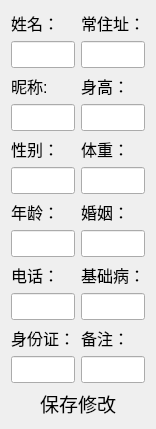
                  <widget class="QWidget" name="scrollAreaWidgetContents_7">
                   <property name="geometry">
                    <rect>
                     <x>0</x>
                     <y>0</y>
                     <width>152</width>
                     <height>390</height>
                    </rect>
                   </property>
                   <layout class="QGridLayout" name="gridLayout_11">
                    <item row="0" column="0">
                     <widget class="QLabel" name="label_131">
                      <property name="minimumSize">
                       <size>
                        <width>0</width>
                        <height>0</height>
                       </size>
                      </property>
                      <property name="baseSize">
                       <size>
                        <width>0</width>
                        <height>0</height>
                       </size>
                      </property>
                      <property name="font">
                       <font>
                        <pointsize>12</pointsize>
                       </font>
                      </property>
                      <property name="text">
                       <string>姓名：</string>
                      </property>
                     </widget>
                    </item>
                    <item row="0" column="1">
                     <widget class="QLabel" name="label_132">
                      <property name="minimumSize">
                       <size>
                        <width>0</width>
                        <height>16</height>
                       </size>
                      </property>
                      <property name="maximumSize">
                       <size>
                        <width>16777215</width>
                        <height>20</height>
                       </size>
                      </property>
                      <property name="baseSize">
                       <size>
                        <width>0</width>
                        <height>0</height>
                       </size>
                      </property>
                      <property name="font">
                       <font>
                        <pointsize>12</pointsize>
                       </font>
                      </property>
                      <property name="text">
                       <string>常住址：</string>
                      </property>
                     </widget>
                    </item>
                    <item row="1" column="0">
                     <widget class="QLineEdit" name="username_lineEdit">
                      <property name="enabled">
                       <bool>true</bool>
                      </property>
                      <property name="minimumSize">
                       <size>
                        <width>0</width>
                        <height>0</height>
                       </size>
                      </property>
                      <property name="baseSize">
                       <size>
                        <width>0</width>
                        <height>0</height>
                       </size>
                      </property>
                      <property name="font">
                       <font>
                        <pointsize>12</pointsize>
                       </font>
                      </property>
                     </widget>
                    </item>
                    <item row="1" column="1">
                     <widget class="QLineEdit" name="address_lineEdit">
                      <property name="enabled">
                       <bool>true</bool>
                      </property>
                      <property name="minimumSize">
                       <size>
                        <width>0</width>
                        <height>0</height>
                       </size>
                      </property>
                      <property name="baseSize">
                       <size>
                        <width>0</width>
                        <height>0</height>
                       </size>
                      </property>
                      <property name="font">
                       <font>
                        <pointsize>12</pointsize>
                       </font>
                      </property>
                     </widget>
                    </item>
                    <item row="2" column="0">
                     <widget class="QLabel" name="label_136">
                      <property name="minimumSize">
                       <size>
                        <width>0</width>
                        <height>0</height>
                       </size>
                      </property>
                      <property name="baseSize">
                       <size>
                        <width>0</width>
                        <height>0</height>
                       </size>
                      </property>
                      <property name="font">
                       <font>
                        <pointsize>12</pointsize>
                       </font>
                      </property>
                      <property name="text">
                       <string>昵称:</string>
                      </property>
                     </widget>
                    </item>
                    <item row="2" column="1">
                     <widget class="QLabel" name="label_128">
                      <property name="font">
                       <font>
                        <pointsize>12</pointsize>
                       </font>
                      </property>
                      <property name="text">
                       <string>身高：</string>
                      </property>
                     </widget>
                    </item>
                    <item row="3" column="0">
                     <widget class="QLineEdit" name="nick_name_lineEdit">
                      <property name="enabled">
                       <bool>true</bool>
                      </property>
                      <property name="minimumSize">
                       <size>
                        <width>0</width>
                        <height>0</height>
                       </size>
                      </property>
                      <property name="baseSize">
                       <size>
                        <width>0</width>
                        <height>0</height>
                       </size>
                      </property>
                      <property name="font">
                       <font>
                        <pointsize>12</pointsize>
                       </font>
                      </property>
                     </widget>
                    </item>
                    <item row="3" column="1">
                     <widget class="QLineEdit" name="height_lineEdit">
                      <property name="enabled">
                       <bool>true</bool>
                      </property>
                      <property name="font">
                       <font>
                        <pointsize>12</pointsize>
                       </font>
                      </property>
                     </widget>
                    </item>
                    <item row="4" column="0">
                     <widget class="QLabel" name="label_135">
                      <property name="minimumSize">
                       <size>
                        <width>0</width>
                        <height>0</height>
                       </size>
                      </property>
                      <property name="baseSize">
                       <size>
                        <width>0</width>
                        <height>0</height>
                       </size>
                      </property>
                      <property name="font">
                       <font>
                        <pointsize>12</pointsize>
                       </font>
                      </property>
                      <property name="text">
                       <string>性别：</string>
                      </property>
                     </widget>
                    </item>
                    <item row="4" column="1">
                     <widget class="QLabel" name="label_93">
                      <property name="font">
                       <font>
                        <pointsize>12</pointsize>
                       </font>
                      </property>
                      <property name="text">
                       <string>体重：</string>
                      </property>
                     </widget>
                    </item>
                    <item row="5" column="0">
                     <widget class="QLineEdit" name="sex_lineEdit">
                      <property name="enabled">
                       <bool>true</bool>
                      </property>
                      <property name="minimumSize">
                       <size>
                        <width>0</width>
                        <height>0</height>
                       </size>
                      </property>
                      <property name="baseSize">
                       <size>
                        <width>0</width>
                        <height>0</height>
                       </size>
                      </property>
                      <property name="font">
                       <font>
                        <pointsize>12</pointsize>
                       </font>
                      </property>
                     </widget>
                    </item>
                    <item row="5" column="1">
                     <widget class="QLineEdit" name="weight_lineEdit">
                      <property name="enabled">
                       <bool>true</bool>
                      </property>
                      <property name="font">
                       <font>
                        <pointsize>12</pointsize>
                       </font>
                      </property>
                     </widget>
                    </item>
                    <item row="6" column="0">
                     <widget class="QLabel" name="label_127">
                      <property name="minimumSize">
                       <size>
                        <width>0</width>
                        <height>0</height>
                       </size>
                      </property>
                      <property name="baseSize">
                       <size>
                        <width>0</width>
                        <height>0</height>
                       </size>
                      </property>
                      <property name="font">
                       <font>
                        <pointsize>12</pointsize>
                       </font>
                      </property>
                      <property name="text">
                       <string>年龄：</string>
                      </property>
                     </widget>
                    </item>
                    <item row="6" column="1">
                     <widget class="QLabel" name="label_129">
                      <property name="font">
                       <font>
                        <pointsize>12</pointsize>
                       </font>
                      </property>
                      <property name="text">
                       <string>婚姻：</string>
                      </property>
                     </widget>
                    </item>
                    <item row="7" column="0">
                     <widget class="QLineEdit" name="age_lineEdit">
                      <property name="enabled">
                       <bool>true</bool>
                      </property>
                      <property name="minimumSize">
                       <size>
                        <width>0</width>
                        <height>0</height>
                       </size>
                      </property>
                      <property name="baseSize">
                       <size>
                        <width>0</width>
                        <height>0</height>
                       </size>
                      </property>
                      <property name="font">
                       <font>
                        <pointsize>12</pointsize>
                       </font>
                      </property>
                     </widget>
                    </item>
                    <item row="7" column="1">
                     <widget class="QLineEdit" name="marriage_lineEdit">
                      <property name="enabled">
                       <bool>true</bool>
                      </property>
                      <property name="font">
                       <font>
                        <pointsize>12</pointsize>
                       </font>
                      </property>
                     </widget>
                    </item>
                    <item row="8" column="0">
                     <widget class="QLabel" name="label_134">
                      <property name="minimumSize">
                       <size>
                        <width>0</width>
                        <height>0</height>
                       </size>
                      </property>
                      <property name="baseSize">
                       <size>
                        <width>0</width>
                        <height>0</height>
                       </size>
                      </property>
                      <property name="font">
                       <font>
                        <pointsize>12</pointsize>
                       </font>
                      </property>
                      <property name="text">
                       <string>电话：</string>
                      </property>
                     </widget>
                    </item>
                    <item row="8" column="1">
                     <widget class="QLabel" name="label_126">
                      <property name="font">
                       <font>
                        <pointsize>12</pointsize>
                       </font>
                      </property>
                      <property name="text">
                       <string>基础病：</string>
                      </property>
                     </widget>
                    </item>
                    <item row="9" column="0">
                     <widget class="QLineEdit" name="phone_lineEdit">
                      <property name="enabled">
                       <bool>true</bool>
                      </property>
                      <property name="minimumSize">
                       <size>
                        <width>0</width>
                        <height>0</height>
                       </size>
                      </property>
                      <property name="baseSize">
                       <size>
                        <width>0</width>
                        <height>0</height>
                       </size>
                      </property>
                      <property name="font">
                       <font>
                        <pointsize>12</pointsize>
                       </font>
                      </property>
                      <property name="text">
                       <string/>
                      </property>
                     </widget>
                    </item>
                    <item row="9" column="1">
                     <widget class="QLineEdit" name="basic_disease_lineEdit">
                      <property name="enabled">
                       <bool>true</bool>
                      </property>
                      <property name="font">
                       <font>
                        <pointsize>12</pointsize>
                       </font>
                      </property>
                     </widget>
                    </item>
                    <item row="10" column="0">
                     <widget class="QLabel" name="label_133">
                      <property name="minimumSize">
                       <size>
                        <width>0</width>
                        <height>0</height>
                       </size>
                      </property>
                      <property name="baseSize">
                       <size>
                        <width>0</width>
                        <height>0</height>
                       </size>
                      </property>
                      <property name="font">
                       <font>
                        <pointsize>12</pointsize>
                       </font>
                      </property>
                      <property name="text">
                       <string>身份证：</string>
                      </property>
                     </widget>
                    </item>
                    <item row="10" column="1">
                     <widget class="QLabel" name="label_130">
                      <property name="font">
                       <font>
                        <pointsize>12</pointsize>
                       </font>
                      </property>
                      <property name="text">
                       <string>备注：</string>
                      </property>
                     </widget>
                    </item>
                    <item row="11" column="0">
                     <widget class="QLineEdit" name="ID_lineEdit">
                      <property name="enabled">
                       <bool>true</bool>
                      </property>
                      <property name="minimumSize">
                       <size>
                        <width>0</width>
                        <height>0</height>
                       </size>
                      </property>
                      <property name="baseSize">
                       <size>
                        <width>0</width>
                        <height>0</height>
                       </size>
                      </property>
                      <property name="font">
                       <font>
                        <pointsize>12</pointsize>
                       </font>
                      </property>
                     </widget>
                    </item>
                    <item row="11" column="1">
                     <widget class="QLineEdit" name="note_lineEdit">
                      <property name="font">
                       <font>
                        <pointsize>12</pointsize>
                       </font>
                      </property>
                     </widget>
                    </item>
                    <item row="12" column="0" colspan="2">
                     <widget class="QPushButton" name="save_userdetails_pushButton">
                      <property name="font">
                       <font>
                        <pointsize>14</pointsize>
                       </font>
                      </property>
                      <property name="cursor">
                       <cursorShape>PointingHandCursor</cursorShape>
                      </property>
                      <property name="styleSheet">
                       <string notr="true">border:none;</string>
                      </property>
                      <property name="text">
                       <string>保存修改</string>
                      </property>
                     </widget>
                    </item>
                   </layout>
                  </widget>
